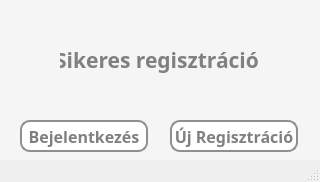
<?xml version="1.0" encoding="UTF-8"?>
<ui version="4.0">
 <class>MainWindow</class>
 <widget class="QMainWindow" name="MainWindow">
  <property name="geometry">
   <rect>
    <x>0</x>
    <y>0</y>
    <width>320</width>
    <height>182</height>
   </rect>
  </property>
  <property name="windowTitle">
   <string>MainWindow</string>
  </property>
  <property name="styleSheet">
   <string notr="true"/>
  </property>
  <widget class="QWidget" name="centralwidget">
   <widget class="QWidget" name="widget" native="true">
    <property name="geometry">
     <rect>
      <x>0</x>
      <y>0</y>
      <width>321</width>
      <height>161</height>
     </rect>
    </property>
    <property name="styleSheet">
     <string notr="true">* {
	background-color: whitesmoke;
    font-size: 16px;
    font-weight: bold;
}</string>
    </property>
    <widget class="QPushButton" name="newRegisterButton">
     <property name="geometry">
      <rect>
       <x>170</x>
       <y>120</y>
       <width>128</width>
       <height>32</height>
      </rect>
     </property>
     <property name="font">
      <font>
       <family>Corbel</family>
       <pointsize>-1</pointsize>
       <bold>true</bold>
      </font>
     </property>
     <property name="styleSheet">
      <string notr="true">* {
	background-color: white;
	border: 2px solid #8f8f91;
	border-radius: 10px;
	color: grey;
}

*:hover {
	background-color: rgb(120, 120, 220);
	color: white;
}</string>
     </property>
     <property name="text">
      <string>Új Regisztráció</string>
     </property>
    </widget>
    <widget class="QPushButton" name="toLoginScreenButton">
     <property name="geometry">
      <rect>
       <x>20</x>
       <y>120</y>
       <width>128</width>
       <height>32</height>
      </rect>
     </property>
     <property name="font">
      <font>
       <family>Corbel</family>
       <pointsize>-1</pointsize>
       <bold>true</bold>
      </font>
     </property>
     <property name="styleSheet">
      <string notr="true">* {
	background-color: white;
	border: 2px solid #8f8f91;
	border-radius: 10px;
	color: grey;
}

*:hover {
	background-color: rgb(120, 120, 220);
	color: white;
}</string>
     </property>
     <property name="text">
      <string>Bejelentkezés</string>
     </property>
    </widget>
    <widget class="QLabel" name="successLabel">
     <property name="enabled">
      <bool>true</bool>
     </property>
     <property name="geometry">
      <rect>
       <x>60</x>
       <y>20</y>
       <width>200</width>
       <height>80</height>
      </rect>
     </property>
     <property name="font">
      <font>
       <family>Corbel</family>
       <pointsize>16</pointsize>
       <bold>true</bold>
      </font>
     </property>
     <property name="layoutDirection">
      <enum>Qt::LeftToRight</enum>
     </property>
     <property name="styleSheet">
      <string notr="true">* {
	font-size: 16pt;
	color: grey;
}</string>
     </property>
     <property name="frameShape">
      <enum>QFrame::NoFrame</enum>
     </property>
     <property name="text">
      <string>Sikeres regisztráció!</string>
     </property>
     <property name="textFormat">
      <enum>Qt::PlainText</enum>
     </property>
     <property name="scaledContents">
      <bool>true</bool>
     </property>
     <property name="alignment">
      <set>Qt::AlignCenter</set>
     </property>
    </widget>
   </widget>
  </widget>
  <widget class="QStatusBar" name="statusbar"/>
 </widget>
 <resources/>
 <connections/>
</ui>
